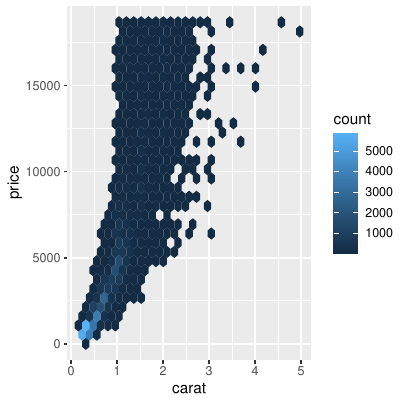

Here is the R script that generated this plot:
library(tidyverse)

ggplot(diamonds, aes(carat, price)) +
  geom_hex()
ggsave("diamonds.pdf")

write.csv(diamonds, "diamonds.csv")

